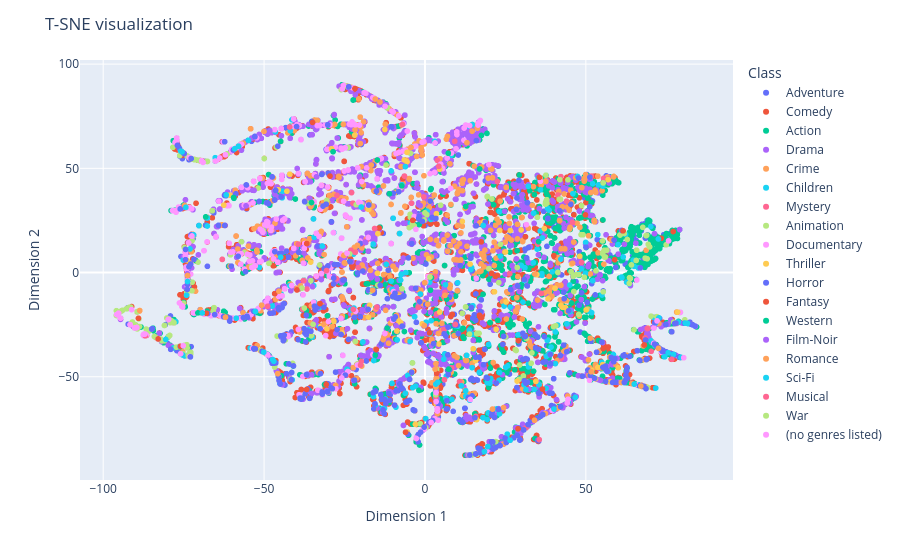

Source (notebook cell):
### Code cell
fig = px.scatter(df_tsne, x = 'Dim1', y= 'Dim2', color= 'Class')
fig.update_layout(
    title="T-SNE visualization",
    xaxis_title="Dimension 1",
    yaxis_title="Dimension 2",
)
fig.show()

### Figure 1 — Plotly figure (JSON) as saved in the notebook; plotly's stock layout.template omitted (floating-point values rounded to 4 significant figures; data arrays with more than 128 entries replaced by an {"elided": "..."} marker saying what was removed)
{"data": [{"hovertemplate": "Class=Adventure<br>Dim1=%{x}<br>Dim2=%{y}<extra></extra>", "legendgroup": "Adventure", "marker": {"color": "#636efa", "symbol": "circle"}, "mode": "markers", "name": "Adventure", "showlegend": true, "type": "scattergl", "x": {"elided": "653 float values"}, "xaxis": "x", "y": {"elided": "653 float values"}, "yaxis": "y"}, {"hovertemplate": "Class=Comedy<br>Dim1=%{x}<br>Dim2=%{y}<extra></extra>", "legendgroup": "Comedy", "marker": {"color": "#EF553B", "symbol": "circle"}, "mode": "markers", "name": "Comedy", "showlegend": true, "type": "scattergl", "x": {"elided": "2779 float values"}, "xaxis": "x", "y": {"elided": "2779 float values"}, "yaxis": "y"}, {"hovertemplate": "Class=Action<br>Dim1=%{x}<br>Dim2=%{y}<extra></extra>", "legendgroup": "Action", "marker": {"color": "#00cc96", "symbol": "circle"}, "mode": "markers", "name": "Action", "showlegend": true, "type": "scattergl", "x": {"elided": "1828 float values"}, "xaxis": "x", "y": {"elided": "1828 float values"}, "yaxis": "y"}, {"hovertemplate": "Class=Drama<br>Dim1=%{x}<br>Dim2=%{y}<extra></extra>", "legendgroup": "Drama", "marker": {"color": "#ab63fa", "symbol": "circle"}, "mode": "markers", "name": "Drama", "showlegend": true, "type": "scattergl", "x": {"elided": "2226 float values"}, "xaxis": "x", "y": {"elided": "2226 float values"}, "yaxis": "y"}, {"hovertemplate": "Class=Crime<br>Dim1=%{x}<br>Dim2=%{y}<extra></extra>", "legendgroup": "Crime", "marker": {"color": "#FFA15A", "symbol": "circle"}, "mode": "markers", "name": "Crime", "showlegend": true, "type": "scattergl", "x": {"elided": "537 float values"}, "xaxis": "x", "y": {"elided": "537 float values"}, "yaxis": "y"}, {"hovertemplate": "Class=Children<br>Dim1=%{x}<br>Dim2=%{y}<extra></extra>", "legendgroup": "Children", "marker": {"color": "#19d3f3", "symbol": "circle"}, "mode": "markers", "name": "Children", "showlegend": true, "type": "scattergl", "x": {"elided": "197 float values"}, "xaxis": "x", "y": {"elided": "197 float values"}, "yaxis": "y"}, {"hovertemplate": "Class=Mystery<br>Dim1=%{x}<br>Dim2=%{y}<extra></extra>", "legendgroup": "Mystery", "marker": {"color": "#FF6692", "symbol": "circle"}, "mode": "markers", "name": "Mystery", "showlegend": true, "type": "scattergl", "x": [55.49, 57.03, 5.909, -22.82, -27.48, -62.5, 42.23, -26.07, 36.21, -19.3, -22.39, 10.75, -2.3, -4.203, 3.635, -20.66, 6.166, 51.69, -24.34, 73.48, -18.04, 6.052, 68.41, 45.85, -21.67, -11.84, 3.391, 3.873, 5.852, 26.36, 8.282, -62.98, 15.81, -69.52, 22.48, -23.01, 41.29, -36.68, -39.33, 35.06, 42.4, -38.07, 70.29, 57.78, -86.51, 31.4, 3.069, 48.68], "xaxis": "x", "y": [45.17, 44.86, -11.78, 38.35, -2.938, 32.34, 46.02, 34.33, -10.01, 13.83, 33.27, -52.28, -12.54, 33.28, -19.85, 2.386, -9.491, 46.27, -49.3, -37.07, 15.72, -51.43, -31.37, 24.09, 9.673, 4.65, -59.5, 53.77, -27.41, -0.5491, -45.76, 6.313, -69.03, -19.35, 43.69, 10.72, 37.16, -7.904, 13.63, 13.66, -41.03, -17.65, -37.8, -52.28, -30.15, -74.48, -1.834, 4.851], "yaxis": "y"}, {"hovertemplate": "Class=Animation<br>Dim1=%{x}<br>Dim2=%{y}<extra></extra>", "legendgroup": "Animation", "marker": {"color": "#B6E880", "symbol": "circle"}, "mode": "markers", "name": "Animation", "showlegend": true, "type": "scattergl", "x": {"elided": "298 float values"}, "xaxis": "x", "y": {"elided": "298 float values"}, "yaxis": "y"}, {"hovertemplate": "Class=Documentary<br>Dim1=%{x}<br>Dim2=%{y}<extra></extra>", "legendgroup": "Documentary", "marker": {"color": "#FF97FF", "symbol": "circle"}, "mode": "markers", "name": "Documentary", "showlegend": true, "type": "scattergl", "x": {"elided": "386 float values"}, "xaxis": "x", "y": {"elided": "386 float values"}, "yaxis": "y"}, {"hovertemplate": "Class=Thriller<br>Dim1=%{x}<br>Dim2=%{y}<extra></extra>", "legendgroup": "Thriller", "marker": {"color": "#FECB52", "symbol": "circle"}, "mode": "markers", "name": "Thriller", "showlegend": true, "type": "scattergl", "x": [42.7, -3.946, 15.71, -35.52, -17.57, 56.91, 4.584, 21.6, -30.46, 51.84, 29.88, 26.52, -32.39, 34.47, 34.76, 3.563, -14.63, -8.169, 4.553, -62.5, -43.77, -45.54, -73.92, 18.31, -46.9, -41.99, 48.11, -17.48, -17.21, -25.72, -5.56, 55.25, 14.99, -30.08, 4.339, 16.06, 1.134, -0.8579, -60.65, 51.74, -7.516, 40.41, 22.13, 38.25, 50.08, 37.1, 14.01, 28.64, -42.89, -29.03, -8.699, -28.31, 43.67, -14.78, 78.53, 45.57, 42.24, 27.6, -5.574, 21.17, -70.06, -21.83, -30.34, -45.57, 52.98, 53.73, -38.84, 57.56, 60.07, 51.78, 23.21, 27.6, -2.963, 11.61, -5.462, 56.12, -8.183, -6.413, 25.03, 76.86, -12.46, 3.535, 26.46, 25.21], "xaxis": "x", "y": [-16.61, -47.45, -42.21, 5.007, -21.37, 44.56, -18.99, -9.211, -27.02, -32.59, 20.42, 20.16, -25.86, -52.21, -0.9764, 28.26, 18.71, -23.12, 49.6, 32.34, -30.29, -49.9, 5.789, 24.47, -43.5, 47.17, 7.796, 30.31, -15.72, -29.03, 57.65, -44.17, -36.57, 47.71, -34.29, -70.54, 6.602, -24.62, 37.13, -47.99, -24.06, -7.578, -27.21, -12.6, -17.92, 21.1, 4.028, -52.05, 39.04, 59.4, -28.06, -23.4, -16.84, -0.317, -18.99, 4.144, -15.73, -79.25, 53.12, -84.3, 22.49, 65.9, -57.19, 39.72, -50.9, -45.49, -60.25, -52.49, -45.7, -46.87, 20.2, -79.25, -72.81, 24.54, -76.53, -52.24, -11.5, 54.01, 9.888, -39.09, 68.65, -63.07, -80.44, -14.12], "yaxis": "y"}, {"hovertemplate": "Class=Horror<br>Dim1=%{x}<br>Dim2=%{y}<extra></extra>", "legendgroup": "Horror", "marker": {"color": "#636efa", "symbol": "circle"}, "mode": "markers", "name": "Horror", "showlegend": true, "type": "scattergl", "x": {"elided": "468 float values"}, "xaxis": "x", "y": {"elided": "468 float values"}, "yaxis": "y"}, {"hovertemplate": "Class=Fantasy<br>Dim1=%{x}<br>Dim2=%{y}<extra></extra>", "legendgroup": "Fantasy", "marker": {"color": "#EF553B", "symbol": "circle"}, "mode": "markers", "name": "Fantasy", "showlegend": true, "type": "scattergl", "x": [-32.62, -36.77, 35.55, 31.23, -44.06, 49.88, 17.51, -3.787, 68.19, -15.12, 29.02, 28.92, -47.14, -46.69, -82.91, 36.52, -29.51, -89.04, -6.869, 1.458, -34.94, 3.838, -30.68, -14.25, -21.75, 40.07, -6.035, -75.96, -39.77, -67.94, 55.39, 61.56, 3.666, 21.89, -36.73, 16.95, 17.65, 73.42, 33.27, 58.96, 77.14, 20.73], "xaxis": "x", "y": [-14.88, -56.07, 45.68, 17.18, 7.073, 27.65, 14.73, 25.05, -34.76, -36.93, -32.64, -74.95, 3.233, -10.12, -31.85, -55.87, 46.28, -21.95, 45.05, -28.94, 72.01, -65.35, -53.7, 21.38, 88.26, 8.141, -76.61, -35.38, -8.356, -19.53, -36.44, 20.01, -48.34, -1.807, 13.9, -20.52, -21.55, 16.44, -69.32, 6.15, 19.68, -0.3716], "yaxis": "y"}, {"hovertemplate": "Class=Western<br>Dim1=%{x}<br>Dim2=%{y}<extra></extra>", "legendgroup": "Western", "marker": {"color": "#00cc96", "symbol": "circle"}, "mode": "markers", "name": "Western", "showlegend": true, "type": "scattergl", "x": [22.63, 17.56, -1.879, -11.05, -11.76, -35.26, 16.98, -28.56, 1.69, 7.257, 2.013, -9.036, -15.45, -59.48, -14.8, -68.15, 12.66, -7.23, 6.742, -70.55, 35.33, 19.27, 7.387], "xaxis": "x", "y": [-22.93, 65.8, -56.55, 37.8, -26.65, 33.59, 49.69, 57.99, -8.482, 57.25, -2.43, -32.07, -39.69, 36.01, 54.0, 26.72, 31.68, 41.61, -12.74, -19.35, 14.84, 66.75, -46.32], "yaxis": "y"}, {"hovertemplate": "Class=Film-Noir<br>Dim1=%{x}<br>Dim2=%{y}<extra></extra>", "legendgroup": "Film-Noir", "marker": {"color": "#ab63fa", "symbol": "circle"}, "mode": "markers", "name": "Film-Noir", "showlegend": true, "type": "scattergl", "x": [-26.69, 27.42, -1.946, -1.504, -55.61, -53.11, 0.8602, -33.7, -34.97, -73.88, -18.58, -48.21], "xaxis": "x", "y": [-52.07, 42.28, 32.52, 32.14, 31.99, 39.42, -15.25, 45.93, -6.709, -0.6197, 14.55, 67.93], "yaxis": "y"}, {"hovertemplate": "Class=Romance<br>Dim1=%{x}<br>Dim2=%{y}<extra></extra>", "legendgroup": "Romance", "marker": {"color": "#FFA15A", "symbol": "circle"}, "mode": "markers", "name": "Romance", "showlegend": true, "type": "scattergl", "x": [-12.98, -45.76, -73.79, 3.139, -16.69, -19.59, -61.99, -0.07756, 72.58, -0.1803, 46.24, 45.88, -26.82, 3.407, 13.06, 44.36, 6.196, 20.99, 51.37, -26.71, -12.21, 51.66, -20.98, -50.03, -15.44, -4.335, -16.28, -88.64, -42.6, -20.57, -25.19, 0.8621, 34.16, -45.38, -31.43, -50.75, 67.1, 34.05], "xaxis": "x", "y": [-32.14, -48.53, -1.398, -46.32, 51.57, 43.22, -21.44, -4.877, -36.36, -25.4, 14.61, 4.458, 46.19, -43.72, 62.28, -59.23, -10.96, -65.51, -31.5, 45.61, -18.13, -47.59, 13.0, 67.74, 83.25, 60.03, -8.43, -18.23, 67.02, 83.32, 8.218, -15.17, -0.7089, -8.958, -24.74, -15.68, -54.46, -70.84], "yaxis": "y"}, {"hovertemplate": "Class=Sci-Fi<br>Dim1=%{x}<br>Dim2=%{y}<extra></extra>", "legendgroup": "Sci-Fi", "marker": {"color": "#19d3f3", "symbol": "circle"}, "mode": "markers", "name": "Sci-Fi", "showlegend": true, "type": "scattergl", "x": [31.07, 45.01, 18.13, 46.74, -46.99, 77.23, 26.46, 52.12, -70.24, -6.108, -15.94, -75.88, -57.94, -47.31, -12.01, -75.5, -19.81, -59.12, 79.56, -69.22, -52.7, -67.63, 74.49, 75.6, -44.84, 40.1, 4.003, 65.04, -75.3, -61.76, 11.33, -71.92, -73.79, -74.31, 26.5, -16.09, 72.72, 33.76, 23.42, -50.08, 19.52, 70.19, 72.54, -41.84, -8.637, 18.49, -58.64, 80.91, -31.9, 81.59, -65.18, -74.1, 13.91, -25.86, -54.88, 36.5, 12.65, 44.49, -6.082, 61.61, -80.55, 14.28], "xaxis": "x", "y": [2.268, -6.003, 22.58, -59.82, -42.53, -39.27, -80.44, -3.922, 22.55, -57.92, -42.19, 58.26, 60.64, -41.76, 3.924, 57.9, 31.44, 59.4, -40.69, -19.37, -18.64, 22.33, -40.41, -38.48, 7.368, -65.5, -52.72, -53.55, -39.54, 37.23, -54.34, 18.1, -4.298, 31.28, -16.53, 13.67, -21.73, 28.5, 7.867, -38.18, -83.49, 22.08, 16.11, 67.99, -32.3, -85.87, -21.9, -24.25, 12.73, -24.38, 55.11, -10.87, -61.17, -50.56, 63.43, 16.58, -56.74, -62.0, 50.84, 7.492, -32.09, 1.433], "yaxis": "y"}, {"hovertemplate": "Class=Musical<br>Dim1=%{x}<br>Dim2=%{y}<extra></extra>", "legendgroup": "Musical", "marker": {"color": "#FF6692", "symbol": "circle"}, "mode": "markers", "name": "Musical", "showlegend": true, "type": "scattergl", "x": [-0.3496, -27.34, -15.0, -19.8, 43.99, -20.02, -2.129, 9.251, -42.06, 69.11, -6.36, -19.73, -30.6, -48.91, 35.51, -15.65, 76.72, 4.3, -6.983, -37.69, -22.29, 9.41, -86.94], "xaxis": "x", "y": [36.26, 37.01, -16.61, -42.63, 34.25, -44.39, -16.75, 62.98, 69.83, -26.87, 46.28, 43.7, 0.9513, -16.21, -80.17, 21.14, -41.61, 50.94, 71.08, -3.947, -17.69, -24.89, -30.35], "yaxis": "y"}, {"hovertemplate": "Class=War<br>Dim1=%{x}<br>Dim2=%{y}<extra></extra>", "legendgroup": "War", "marker": {"color": "#B6E880", "symbol": "circle"}, "mode": "markers", "name": "War", "showlegend": true, "type": "scattergl", "x": [-35.46, -48.48, 1.562, -66.08], "xaxis": "x", "y": [-3.892, 4.413, -2.132, 29.65], "yaxis": "y"}, {"hovertemplate": "Class=(no genres listed)<br>Dim1=%{x}<br>Dim2=%{y}<extra></extra>", "legendgroup": "(no genres listed)", "marker": {"color": "#FF97FF", "symbol": "circle"}, "mode": "markers", "name": "(no genres listed)", "showlegend": true, "type": "scattergl", "x": [-75.13, 65.85, 75.69, 72.12, 1.92, -2.678, 14.08, -29.98, -19.65, 44.21, -95.35, -79.65, 44.5, -25.86, -22.64, -63.76, -72.43, 3.46, 3.838, -91.16, -87.34, -65.14, -91.6, 80.41, -95.35, -24.22, -87.0, 17.21, -91.64, -75.94, -95.2, -44.65, -48.84, 44.49], "xaxis": "x", "y": [-35.09, -3.576, 15.2, -23.2, -71.93, -79.61, -60.87, -23.53, 43.67, -62.59, -20.4, -22.44, -60.83, -50.56, 72.25, 54.95, 17.55, -61.9, -65.36, -17.79, -29.55, 53.49, -25.06, -40.87, -20.4, 9.297, -29.51, 72.95, -25.03, -38.94, -19.46, 69.07, -12.44, -60.74], "yaxis": "y"}], "layout": {"legend": {"title": {"text": "Class"}, "tracegroupgap": 0}, "margin": {"t": 60}, "title": {"text": "T-SNE visualization"}, "xaxis": {"anchor": "y", "domain": [0, 1], "title": {"text": "Dimension 1"}}, "yaxis": {"anchor": "x", "domain": [0, 1], "title": {"text": "Dimension 2"}}}}
